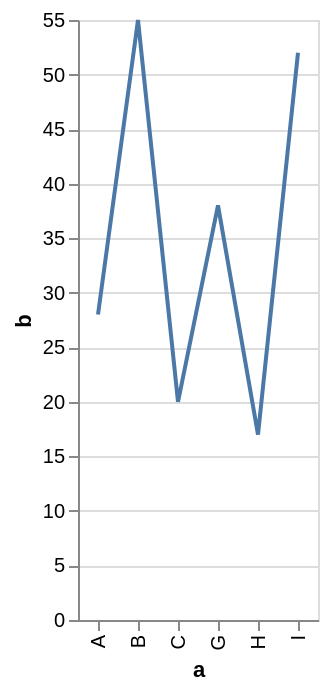

Specify this chart in Vega-Lite:
### Vega-Lite specification from a JSON file in a GitHub repository (floating-point values rounded to 4 significant figures)
{"$schema": "https://vega.github.io/schema/vega-lite/v2.json", "description": "A simple bar chart with embedded data.", "data": {"values": [{"a": "A", "b": 28}, {"a": "B", "b": 55}, {"a": "C", "b": 20}, {"a": "G", "b": 38}, {"a": "H", "b": 17}, {"a": "I", "b": 52}]}, "mark": "line", "encoding": {"x": {"field": "a", "type": "ordinal"}, "y": {"field": "b", "type": "quantitative"}}}
